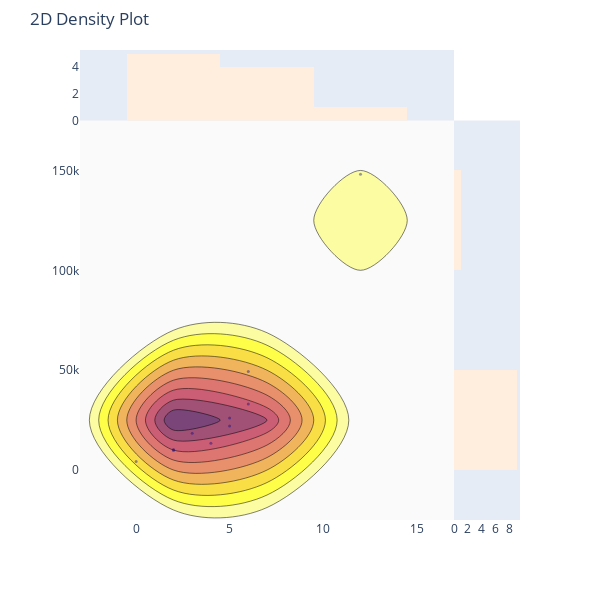

The cell this chart's notebook holds for it:
### Code cell
import plotly.figure_factory as ff

x = df_bar_pubg['solo_Wins']
y = df_bar_pubg['solo_TimeSurvived']

# This line defines a custom colorscale that will be used for the density plot.
# A colorscale determines the colors used to represent the density values in the plot.
colorscale = ['#7A4579', '#D56073', 'rgb(236,158,105)', (1, 1, 0.2), (0.98,0.98,0.98)]

# hist_color: This parameter sets the color of the histogram bins in the plot.
# point_size: This parameter determines the size of the data points in the plot.
fig = ff.create_2d_density(
    x, y, colorscale=colorscale,
    hist_color='rgb(255, 237, 222)', point_size=3
)


iplot(fig, filename='histogram_subplots')

### Figure 1 — Plotly figure (JSON) as saved in the notebook; plotly's stock layout.template omitted (floating-point values rounded to 4 significant figures)
{"data": [{"marker": {"color": "rgb(0, 0, 128)", "opacity": 0.4, "size": 3}, "mode": "markers", "name": "points", "type": "scatter", "x": [3, 6, 0, 4, 2, 5, 12, 5, 6, 2], "y": [18470.0, 33010.0, 4330.0, 13420.0, 9841.0, 22000.0, 148100.0, 26090.0, 49280.0, 10280.0]}, {"autocontour": true, "colorscale": [[0, "rgb(122, 69, 121)"], [0.25, "rgb(213, 96, 115)"], [0.5, "rgb(236, 158, 105)"], [0.75, "rgb(255, 255, 51)"], [1, "rgb(250, 250, 250)"]], "contours": {"end": 4.5, "size": 0.5, "start": 0.5}, "name": "density", "ncontours": 20, "reversescale": true, "showscale": false, "type": "histogram2dcontour", "x": [3, 6, 0, 4, 2, 5, 12, 5, 6, 2], "y": [18470.0, 33010.0, 4330.0, 13420.0, 9841.0, 22000.0, 148100.0, 26090.0, 49280.0, 10280.0]}, {"marker": {"color": "rgb(255, 237, 222)"}, "name": "x density", "type": "histogram", "x": [3, 6, 0, 4, 2, 5, 12, 5, 6, 2], "yaxis": "y2"}, {"marker": {"color": "rgb(255, 237, 222)"}, "name": "y density", "type": "histogram", "xaxis": "x2", "y": [18470.0, 33010.0, 4330.0, 13420.0, 9841.0, 22000.0, 148100.0, 26090.0, 49280.0, 10280.0]}], "layout": {"autosize": false, "bargap": 0, "height": 600, "hovermode": "closest", "margin": {"t": 50}, "showlegend": false, "title": {"text": "2D Density Plot"}, "width": 600, "xaxis": {"autorange": true, "domain": [0, 0.85], "range": [-3, 17], "showgrid": false, "type": "linear", "zeroline": false}, "xaxis2": {"autorange": true, "domain": [0.85, 1], "range": [0, 9.474], "showgrid": false, "zeroline": false}, "yaxis": {"autorange": true, "domain": [0, 0.85], "range": [-25000, 175000], "showgrid": false, "type": "linear", "zeroline": false}, "yaxis2": {"autorange": true, "domain": [0.85, 1], "range": [0, 5.263], "showgrid": false, "zeroline": false}}}
